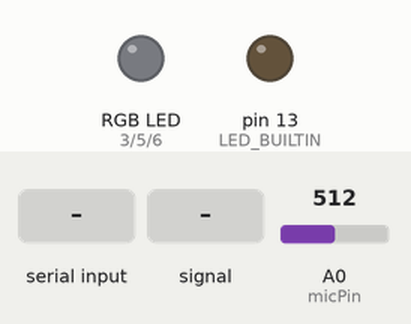
A sketch run on a simulated Arduino Uno, built with avr-gcc and run on an emulated ATmega328P. Parts: an RGB LED mixed from three pins (HIGH = lit), output pins drawn as LEDs (lit = HIGH). The inputs (shaded band) are chosen by the test bench; at power-on: A0 (micPin) = 512. What the sketch prints to the serial monitor is not drawn.

Above: at 1.2 s.
1.3 s: "LISTEN:" received over Serial
At 3.5 s:
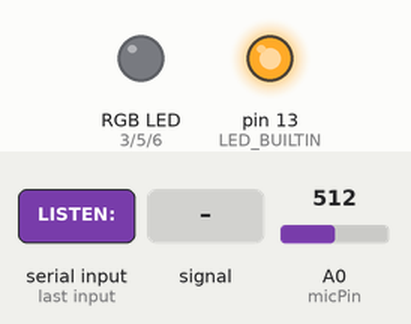
3.8 s: A0 (micPin) fed a 200 Hz sine of ±81 counts around its level
5.3 s: A0 (micPin) set to 716
7.1 s: A0 (micPin) fed a 1000 Hz sine of ±255 counts around its level
8.6 s: "90,45,200:" received over Serial
Timing chart, 0 to 11.1 s (numbered marks = the images above; inputs shaded):
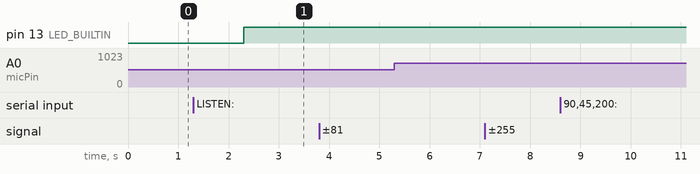

Measured:
- after the input at 1.3 s, pin 13 (LED_BUILTIN): LOW → HIGH after 1.0 s
- after the input at 3.8 s, every drawn part: stays the same
- after the input at 5.3 s, every drawn part: stays the same
- after the input at 7.1 s, every drawn part: stays the same
- after the input at 8.6 s, every drawn part: stays the same

The sketch:

rgb_control_app.ino
```cpp
#define RED_PIN 3
#define GREEN_PIN 5
#define BLUE_PIN 6

int sample_rate = 32000; // Taxa de amostragem em Hz
const int micPin = A0;       // Pino analógico onde o microfone está conectado

String command = "";

int red = 0;
int green = 0;
int blue = 0;

void setup() {
  // Iniciando comunicação serial
  Serial.begin(250000);

  // Definindo os pinos RGB
  pinMode(RED_PIN, OUTPUT);
  pinMode(GREEN_PIN, OUTPUT);
  pinMode(BLUE_PIN, OUTPUT);

  pinMode(LED_BUILTIN, OUTPUT);
}

void loop() {

  if (Serial.available()) {
    command = Serial.readStringUntil(':');

    if (command.equals("LISTEN")) {
      sample_rate = Serial.readStringUntil(':').toInt();
      digitalWrite(LED_BUILTIN, HIGH);
      while (!Serial.available()) {
        int sample = analogRead(micPin);
        Serial.write(sample & 0xFF); // Envia byte menos significativo
        Serial.write((sample >> 8) & 0xFF); // Envia byte mais significativo
        delayMicroseconds(1000000 / sample_rate); // Atraso para manter a taxa de amostragem
      }
    }
    if (command.equals("CHANGE COLOR")) {
      red = Serial.readStringUntil(':').toInt();
      green = Serial.readStringUntil(':').toInt();
      blue = Serial.readStringUntil(':').toInt();

      analogWrite(RED_PIN, red);
      analogWrite(GREEN_PIN, green);
      analogWrite(BLUE_PIN, blue);
    }
  }
}
```
